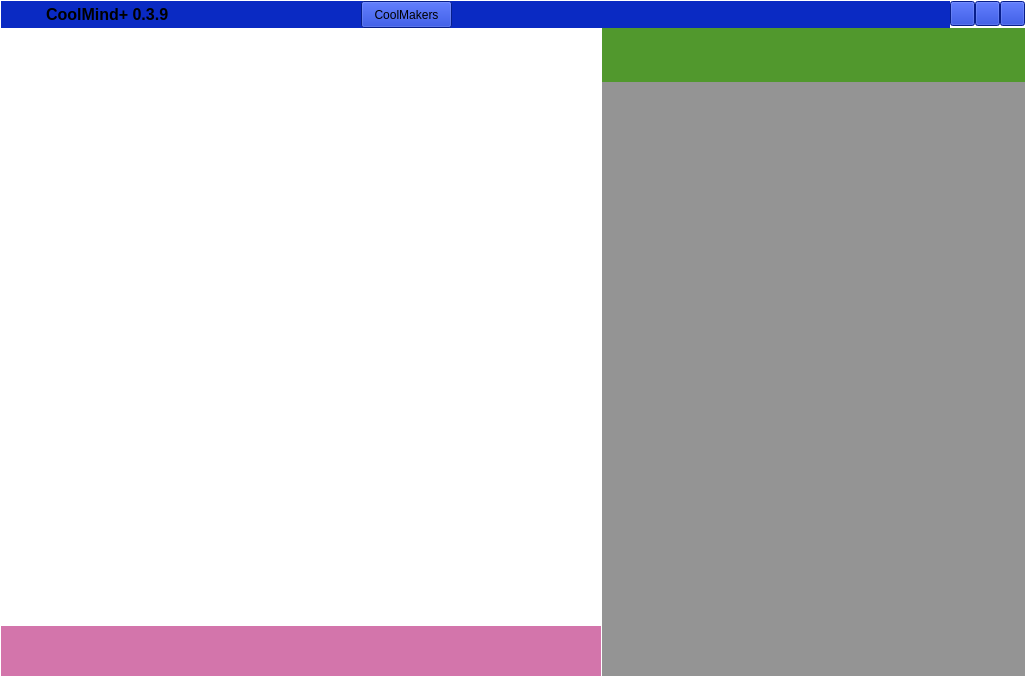
<?xml version="1.0" encoding="UTF-8"?>
<ui version="4.0">
 <class>WidgetMain</class>
 <widget class="QWidget" name="WidgetMain">
  <property name="geometry">
   <rect>
    <x>0</x>
    <y>0</y>
    <width>1026</width>
    <height>677</height>
   </rect>
  </property>
  <property name="minimumSize">
   <size>
    <width>1026</width>
    <height>675</height>
   </size>
  </property>
  <property name="windowTitle">
   <string>Form</string>
  </property>
  <property name="styleSheet">
   <string notr="true">QWidget#WidgetMain
{
	background-color: rgba(10, 42, 195, 0);
}</string>
  </property>
  <layout class="QGridLayout" name="gridLayout_15">
   <property name="leftMargin">
    <number>1</number>
   </property>
   <property name="topMargin">
    <number>1</number>
   </property>
   <property name="rightMargin">
    <number>1</number>
   </property>
   <property name="bottomMargin">
    <number>1</number>
   </property>
   <property name="spacing">
    <number>0</number>
   </property>
   <item row="1" column="0">
    <widget class="QWidget" name="widgetMain" native="true">
     <property name="minimumSize">
      <size>
       <width>1024</width>
       <height>648</height>
      </size>
     </property>
     <layout class="QGridLayout" name="gridLayout_5">
      <property name="leftMargin">
       <number>0</number>
      </property>
      <property name="topMargin">
       <number>0</number>
      </property>
      <property name="rightMargin">
       <number>0</number>
      </property>
      <property name="bottomMargin">
       <number>0</number>
      </property>
      <property name="spacing">
       <number>0</number>
      </property>
      <item row="0" column="0">
       <widget class="QSplitter" name="splitter">
        <property name="sizePolicy">
         <sizepolicy hsizetype="Expanding" vsizetype="Preferred">
          <horstretch>0</horstretch>
          <verstretch>0</verstretch>
         </sizepolicy>
        </property>
        <property name="styleSheet">
         <string notr="true"/>
        </property>
        <property name="frameShadow">
         <enum>QFrame::Plain</enum>
        </property>
        <property name="lineWidth">
         <number>0</number>
        </property>
        <property name="orientation">
         <enum>Qt::Horizontal</enum>
        </property>
        <property name="handleWidth">
         <number>1</number>
        </property>
        <widget class="QWidget" name="widgetLeft" native="true">
         <property name="minimumSize">
          <size>
           <width>0</width>
           <height>648</height>
          </size>
         </property>
         <property name="maximumSize">
          <size>
           <width>600</width>
           <height>16777215</height>
          </size>
         </property>
         <property name="styleSheet">
          <string notr="true">QWidget#widgetLeft
{
	background-color: rgb(255, 255, 255);
}
</string>
         </property>
         <layout class="QGridLayout" name="gridLayout">
          <property name="leftMargin">
           <number>0</number>
          </property>
          <property name="topMargin">
           <number>0</number>
          </property>
          <property name="rightMargin">
           <number>0</number>
          </property>
          <property name="bottomMargin">
           <number>0</number>
          </property>
          <property name="spacing">
           <number>0</number>
          </property>
          <item row="0" column="0">
           <widget class="QWidget" name="widget_2" native="true">
            <layout class="QGridLayout" name="gridLayout_4">
             <property name="leftMargin">
              <number>0</number>
             </property>
             <property name="topMargin">
              <number>0</number>
             </property>
             <property name="rightMargin">
              <number>0</number>
             </property>
             <property name="bottomMargin">
              <number>0</number>
             </property>
             <property name="spacing">
              <number>0</number>
             </property>
             <item row="0" column="0">
              <widget class="QStackedWidget" name="stackedWidget">
               <property name="currentIndex">
                <number>0</number>
               </property>
               <widget class="QWidget" name="page_2">
                <layout class="QGridLayout" name="gridLayout_10">
                 <property name="leftMargin">
                  <number>0</number>
                 </property>
                 <property name="topMargin">
                  <number>0</number>
                 </property>
                 <property name="rightMargin">
                  <number>0</number>
                 </property>
                 <property name="bottomMargin">
                  <number>0</number>
                 </property>
                 <property name="spacing">
                  <number>0</number>
                 </property>
                 <item row="0" column="0">
                  <widget class="QWidget" name="widgetBeginner" native="true">
                   <property name="styleSheet">
                    <string notr="true">QListView::item
{
	background-color: rgb(255, 255, 255);
}
QListView::item::hover
{
	background-color: rgb(214, 255, 177);
}
</string>
                   </property>
                   <layout class="QGridLayout" name="gridLayout_12">
                    <property name="leftMargin">
                     <number>0</number>
                    </property>
                    <property name="topMargin">
                     <number>1</number>
                    </property>
                    <property name="rightMargin">
                     <number>0</number>
                    </property>
                    <property name="bottomMargin">
                     <number>0</number>
                    </property>
                    <property name="horizontalSpacing">
                     <number>6</number>
                    </property>
                    <property name="verticalSpacing">
                     <number>0</number>
                    </property>
                    <item row="0" column="0">
                     <widget class="ListWidget" name="listWidgetBeginner1">
                      <property name="sizePolicy">
                       <sizepolicy hsizetype="Expanding" vsizetype="Expanding">
                        <horstretch>1</horstretch>
                        <verstretch>1</verstretch>
                       </sizepolicy>
                      </property>
                      <property name="minimumSize">
                       <size>
                        <width>0</width>
                        <height>300</height>
                       </size>
                      </property>
                      <property name="focusPolicy">
                       <enum>Qt::NoFocus</enum>
                      </property>
                      <property name="styleSheet">
                       <string notr="true"/>
                      </property>
                      <property name="frameShape">
                       <enum>QFrame::NoFrame</enum>
                      </property>
                      <property name="frameShadow">
                       <enum>QFrame::Plain</enum>
                      </property>
                      <property name="lineWidth">
                       <number>0</number>
                      </property>
                      <property name="spacing">
                       <number>6</number>
                      </property>
                     </widget>
                    </item>
                    <item row="1" column="0">
                     <widget class="QLabel" name="labelSplit">
                      <property name="minimumSize">
                       <size>
                        <width>0</width>
                        <height>1</height>
                       </size>
                      </property>
                      <property name="maximumSize">
                       <size>
                        <width>16777215</width>
                        <height>1</height>
                       </size>
                      </property>
                      <property name="styleSheet">
                       <string notr="true">background-image: url(:/resource/images/BeginnerToolbar/BeginnerToolbar_SplitLine.png);</string>
                      </property>
                      <property name="text">
                       <string/>
                      </property>
                     </widget>
                    </item>
                    <item row="2" column="0">
                     <widget class="ListWidget" name="listWidgetBeginner2">
                      <property name="focusPolicy">
                       <enum>Qt::NoFocus</enum>
                      </property>
                      <property name="styleSheet">
                       <string notr="true"/>
                      </property>
                      <property name="frameShape">
                       <enum>QFrame::NoFrame</enum>
                      </property>
                      <property name="frameShadow">
                       <enum>QFrame::Plain</enum>
                      </property>
                      <property name="lineWidth">
                       <number>0</number>
                      </property>
                      <property name="spacing">
                       <number>6</number>
                      </property>
                     </widget>
                    </item>
                   </layout>
                  </widget>
                 </item>
                </layout>
               </widget>
               <widget class="QWidget" name="page">
                <layout class="QGridLayout" name="gridLayout_9">
                 <property name="leftMargin">
                  <number>0</number>
                 </property>
                 <property name="topMargin">
                  <number>0</number>
                 </property>
                 <property name="rightMargin">
                  <number>0</number>
                 </property>
                 <property name="bottomMargin">
                  <number>0</number>
                 </property>
                 <property name="spacing">
                  <number>0</number>
                 </property>
                 <item row="0" column="0">
                  <widget class="QWidget" name="widgetAdvanced" native="true">
                   <layout class="QGridLayout" name="gridLayout_11">
                    <property name="leftMargin">
                     <number>0</number>
                    </property>
                    <property name="topMargin">
                     <number>0</number>
                    </property>
                    <property name="rightMargin">
                     <number>0</number>
                    </property>
                    <property name="bottomMargin">
                     <number>0</number>
                    </property>
                    <property name="spacing">
                     <number>0</number>
                    </property>
                    <item row="0" column="0">
                     <widget class="QSplitter" name="splitter_4">
                      <property name="lineWidth">
                       <number>0</number>
                      </property>
                      <property name="orientation">
                       <enum>Qt::Vertical</enum>
                      </property>
                      <property name="handleWidth">
                       <number>1</number>
                      </property>
                      <widget class="QWidget" name="widgetListWidget" native="true">
                       <property name="styleSheet">
                        <string notr="true">QWidget#widgetListWidget
{
	background-color: rgb(255, 255, 255);
}</string>
                       </property>
                       <layout class="QGridLayout" name="gridLayout_6">
                        <property name="leftMargin">
                         <number>0</number>
                        </property>
                        <property name="topMargin">
                         <number>0</number>
                        </property>
                        <property name="rightMargin">
                         <number>0</number>
                        </property>
                        <property name="bottomMargin">
                         <number>0</number>
                        </property>
                        <property name="spacing">
                         <number>0</number>
                        </property>
                        <item row="0" column="0">
                         <widget class="QSplitter" name="splitter_2">
                          <property name="frameShadow">
                           <enum>QFrame::Sunken</enum>
                          </property>
                          <property name="lineWidth">
                           <number>0</number>
                          </property>
                          <property name="orientation">
                           <enum>Qt::Horizontal</enum>
                          </property>
                          <property name="handleWidth">
                           <number>1</number>
                          </property>
                          <widget class="QWidget" name="widget_5" native="true">
                           <layout class="QGridLayout" name="gridLayout_7">
                            <property name="leftMargin">
                             <number>0</number>
                            </property>
                            <property name="topMargin">
                             <number>21</number>
                            </property>
                            <property name="rightMargin">
                             <number>0</number>
                            </property>
                            <property name="bottomMargin">
                             <number>0</number>
                            </property>
                            <property name="spacing">
                             <number>0</number>
                            </property>
                            <item row="0" column="0">
                             <widget class="QTreeWidget" name="treeWidget">
                              <property name="focusPolicy">
                               <enum>Qt::NoFocus</enum>
                              </property>
                              <property name="styleSheet">
                               <string notr="true">QTreeView::item
{
	font: 11px &quot;arial&quot;;
	color: rgb(127, 127, 127);
}
QTreeView::item::hover
{
	font: 11px &quot;arial&quot;;
	background-color: rgb(0, 0, 0);
	color: rgb(255, 255, 255);
}
QTreeView::item::selected
{
	font: 11px &quot;arial&quot;;
	background-color: rgb(0, 0, 0);
	color: rgb(255, 255, 255);
}</string>
                              </property>
                              <property name="frameShape">
                               <enum>QFrame::NoFrame</enum>
                              </property>
                              <property name="frameShadow">
                               <enum>QFrame::Sunken</enum>
                              </property>
                              <property name="lineWidth">
                               <number>0</number>
                              </property>
                              <property name="verticalScrollBarPolicy">
                               <enum>Qt::ScrollBarAlwaysOff</enum>
                              </property>
                              <property name="horizontalScrollBarPolicy">
                               <enum>Qt::ScrollBarAlwaysOff</enum>
                              </property>
                              <property name="editTriggers">
                               <set>QAbstractItemView::NoEditTriggers</set>
                              </property>
                              <attribute name="headerVisible">
                               <bool>false</bool>
                              </attribute>
                              <column>
                               <property name="text">
                                <string notr="true"/>
                               </property>
                              </column>
                             </widget>
                            </item>
                           </layout>
                          </widget>
                          <widget class="QWidget" name="widgetBlockType" native="true">
                           <property name="minimumSize">
                            <size>
                             <width>100</width>
                             <height>0</height>
                            </size>
                           </property>
                           <layout class="QGridLayout" name="gridLayout_8">
                            <property name="leftMargin">
                             <number>0</number>
                            </property>
                            <property name="topMargin">
                             <number>0</number>
                            </property>
                            <property name="rightMargin">
                             <number>0</number>
                            </property>
                            <property name="bottomMargin">
                             <number>0</number>
                            </property>
                            <property name="spacing">
                             <number>0</number>
                            </property>
                            <item row="0" column="0">
                             <widget class="QWidget" name="widgetpward" native="true">
                              <property name="minimumSize">
                               <size>
                                <width>0</width>
                                <height>21</height>
                               </size>
                              </property>
                              <property name="maximumSize">
                               <size>
                                <width>16777215</width>
                                <height>21</height>
                               </size>
                              </property>
                              <property name="styleSheet">
                               <string notr="true">background-color: rgb(233, 233, 233);</string>
                              </property>
                              <layout class="QGridLayout" name="gridLayout_13">
                               <property name="leftMargin">
                                <number>0</number>
                               </property>
                               <property name="topMargin">
                                <number>0</number>
                               </property>
                               <property name="rightMargin">
                                <number>0</number>
                               </property>
                               <property name="bottomMargin">
                                <number>0</number>
                               </property>
                               <property name="spacing">
                                <number>0</number>
                               </property>
                               <item row="0" column="0">
                                <widget class="QPushButton" name="pushButtonUpward">
                                 <property name="minimumSize">
                                  <size>
                                   <width>0</width>
                                   <height>12</height>
                                  </size>
                                 </property>
                                 <property name="maximumSize">
                                  <size>
                                   <width>3000</width>
                                   <height>12</height>
                                  </size>
                                 </property>
                                 <property name="styleSheet">
                                  <string notr="true">image: url(:/resource/images/common/roll_up.png);
border:none</string>
                                 </property>
                                 <property name="text">
                                  <string/>
                                 </property>
                                </widget>
                               </item>
                              </layout>
                             </widget>
                            </item>
                            <item row="1" column="0">
                             <widget class="QStackedWidget" name="stackedWidgetBlockType">
                              <property name="styleSheet">
                               <string notr="true">QListView::item
{
	font: 5px;
	color: rgb(127, 127, 127);
}
QListView::item::hover
{
	font: 11px &quot;arial&quot;;
	color: rgb(255, 255, 255);
	background-color: rgb(0,0,0);
}
QListView::item::selected
{
	font: 11px &quot;arial&quot;;
	color: rgb(255, 255, 255);
	background-color: rgb(0,0,0);
}
QListView
{
	background-color: rgb(233, 233, 233);
}
QStackedWidget
{
    background-color: rgb(233, 233, 233);
}
QListView {
    show-decoration-selected: 1; /* make the selection span the entire width of the view */
}</string>
                              </property>
                              <widget class="QWidget" name="page_3"/>
                              <widget class="QWidget" name="page_4"/>
                             </widget>
                            </item>
                            <item row="2" column="0">
                             <widget class="QWidget" name="widget_8" native="true">
                              <property name="minimumSize">
                               <size>
                                <width>0</width>
                                <height>21</height>
                               </size>
                              </property>
                              <property name="maximumSize">
                               <size>
                                <width>16777215</width>
                                <height>21</height>
                               </size>
                              </property>
                              <property name="styleSheet">
                               <string notr="true">background-color: rgb(233, 233, 233);</string>
                              </property>
                              <layout class="QGridLayout" name="gridLayout_14">
                               <property name="leftMargin">
                                <number>0</number>
                               </property>
                               <property name="topMargin">
                                <number>0</number>
                               </property>
                               <property name="rightMargin">
                                <number>0</number>
                               </property>
                               <property name="bottomMargin">
                                <number>0</number>
                               </property>
                               <property name="spacing">
                                <number>0</number>
                               </property>
                               <item row="0" column="0">
                                <widget class="QPushButton" name="pushButtonDownward">
                                 <property name="minimumSize">
                                  <size>
                                   <width>0</width>
                                   <height>12</height>
                                  </size>
                                 </property>
                                 <property name="maximumSize">
                                  <size>
                                   <width>3000</width>
                                   <height>12</height>
                                  </size>
                                 </property>
                                 <property name="styleSheet">
                                  <string notr="true">image: url(:/resource/images/common/roll_down.png);
border:none</string>
                                 </property>
                                 <property name="text">
                                  <string/>
                                 </property>
                                </widget>
                               </item>
                              </layout>
                             </widget>
                            </item>
                           </layout>
                          </widget>
                         </widget>
                        </item>
                       </layout>
                      </widget>
                      <widget class="QTextEdit" name="textEditIntroduce">
                       <property name="styleSheet">
                        <string notr="true">background-color: rgb(233, 233, 233);</string>
                       </property>
                       <property name="frameShape">
                        <enum>QFrame::NoFrame</enum>
                       </property>
                       <property name="frameShadow">
                        <enum>QFrame::Sunken</enum>
                       </property>
                       <property name="lineWidth">
                        <number>0</number>
                       </property>
                       <property name="readOnly">
                        <bool>true</bool>
                       </property>
                       <property name="html">
                        <string>&lt;!DOCTYPE HTML PUBLIC &quot;-//W3C//DTD HTML 4.0//EN&quot; &quot;http://www.w3.org/TR/REC-html40/strict.dtd&quot;&gt;
&lt;html&gt;&lt;head&gt;&lt;meta name=&quot;qrichtext&quot; content=&quot;1&quot; /&gt;&lt;style type=&quot;text/css&quot;&gt;
p, li { white-space: pre-wrap; }
&lt;/style&gt;&lt;/head&gt;&lt;body style=&quot; font-family:'MS Shell Dlg 2'; font-size:8.25pt; font-weight:400; font-style:normal;&quot;&gt;
&lt;p style=&quot;-qt-paragraph-type:empty; margin-top:0px; margin-bottom:0px; margin-left:0px; margin-right:0px; -qt-block-indent:0; text-indent:0px; font-family:'SimSun'; font-size:9pt;&quot;&gt;&lt;br /&gt;&lt;/p&gt;&lt;/body&gt;&lt;/html&gt;</string>
                       </property>
                      </widget>
                     </widget>
                    </item>
                   </layout>
                  </widget>
                 </item>
                </layout>
               </widget>
              </widget>
             </item>
            </layout>
           </widget>
          </item>
          <item row="1" column="0">
           <widget class="QWidget" name="widgetMenu" native="true">
            <property name="minimumSize">
             <size>
              <width>0</width>
              <height>50</height>
             </size>
            </property>
            <property name="maximumSize">
             <size>
              <width>16777215</width>
              <height>50</height>
             </size>
            </property>
            <property name="styleSheet">
             <string notr="true">background-color: rgb(211, 117, 171);</string>
            </property>
            <layout class="QGridLayout" name="gridLayout_3">
             <property name="leftMargin">
              <number>13</number>
             </property>
             <property name="topMargin">
              <number>0</number>
             </property>
             <property name="rightMargin">
              <number>0</number>
             </property>
             <property name="bottomMargin">
              <number>0</number>
             </property>
             <property name="spacing">
              <number>0</number>
             </property>
             <item row="0" column="0">
              <widget class="QListWidget" name="listWidgetMenu">
               <property name="focusPolicy">
                <enum>Qt::TabFocus</enum>
               </property>
               <property name="frameShape">
                <enum>QFrame::NoFrame</enum>
               </property>
               <property name="frameShadow">
                <enum>QFrame::Plain</enum>
               </property>
               <property name="lineWidth">
                <number>0</number>
               </property>
               <property name="verticalScrollBarPolicy">
                <enum>Qt::ScrollBarAlwaysOff</enum>
               </property>
               <property name="horizontalScrollBarPolicy">
                <enum>Qt::ScrollBarAlwaysOff</enum>
               </property>
               <property name="iconSize">
                <size>
                 <width>38</width>
                 <height>38</height>
                </size>
               </property>
               <property name="flow">
                <enum>QListView::LeftToRight</enum>
               </property>
               <property name="spacing">
                <number>1</number>
               </property>
               <property name="viewMode">
                <enum>QListView::ListMode</enum>
               </property>
              </widget>
             </item>
            </layout>
           </widget>
          </item>
         </layout>
        </widget>
        <widget class="WidgetBackgroundRight" name="widgetRight" native="true">
         <property name="minimumSize">
          <size>
           <width>0</width>
           <height>648</height>
          </size>
         </property>
         <property name="styleSheet">
          <string notr="true">QWidget#widgetRight
{
	background-color: rgba(255, 255, 255, 0);
}</string>
         </property>
         <layout class="QGridLayout" name="gridLayout_2">
          <property name="leftMargin">
           <number>0</number>
          </property>
          <property name="topMargin">
           <number>0</number>
          </property>
          <property name="rightMargin">
           <number>0</number>
          </property>
          <property name="bottomMargin">
           <number>0</number>
          </property>
          <property name="spacing">
           <number>0</number>
          </property>
          <item row="0" column="0">
           <widget class="QWidget" name="widgetOption" native="true">
            <property name="minimumSize">
             <size>
              <width>0</width>
              <height>54</height>
             </size>
            </property>
            <property name="maximumSize">
             <size>
              <width>16777215</width>
              <height>54</height>
             </size>
            </property>
            <property name="styleSheet">
             <string notr="true">background-color: rgb(81, 152, 45);</string>
            </property>
           </widget>
          </item>
          <item row="1" column="0">
           <widget class="WidgetShowScene" name="widgetShowScene" native="true">
            <property name="minimumSize">
             <size>
              <width>0</width>
              <height>0</height>
             </size>
            </property>
            <property name="palette">
             <palette>
              <active>
               <colorrole role="Button">
                <brush brushstyle="SolidPattern">
                 <color alpha="255">
                  <red>148</red>
                  <green>148</green>
                  <blue>148</blue>
                 </color>
                </brush>
               </colorrole>
               <colorrole role="Base">
                <brush brushstyle="SolidPattern">
                 <color alpha="255">
                  <red>148</red>
                  <green>148</green>
                  <blue>148</blue>
                 </color>
                </brush>
               </colorrole>
               <colorrole role="Window">
                <brush brushstyle="SolidPattern">
                 <color alpha="255">
                  <red>148</red>
                  <green>148</green>
                  <blue>148</blue>
                 </color>
                </brush>
               </colorrole>
              </active>
              <inactive>
               <colorrole role="Button">
                <brush brushstyle="SolidPattern">
                 <color alpha="255">
                  <red>148</red>
                  <green>148</green>
                  <blue>148</blue>
                 </color>
                </brush>
               </colorrole>
               <colorrole role="Base">
                <brush brushstyle="SolidPattern">
                 <color alpha="255">
                  <red>148</red>
                  <green>148</green>
                  <blue>148</blue>
                 </color>
                </brush>
               </colorrole>
               <colorrole role="Window">
                <brush brushstyle="SolidPattern">
                 <color alpha="255">
                  <red>148</red>
                  <green>148</green>
                  <blue>148</blue>
                 </color>
                </brush>
               </colorrole>
              </inactive>
              <disabled>
               <colorrole role="Button">
                <brush brushstyle="SolidPattern">
                 <color alpha="255">
                  <red>148</red>
                  <green>148</green>
                  <blue>148</blue>
                 </color>
                </brush>
               </colorrole>
               <colorrole role="Base">
                <brush brushstyle="SolidPattern">
                 <color alpha="255">
                  <red>148</red>
                  <green>148</green>
                  <blue>148</blue>
                 </color>
                </brush>
               </colorrole>
               <colorrole role="Window">
                <brush brushstyle="SolidPattern">
                 <color alpha="255">
                  <red>148</red>
                  <green>148</green>
                  <blue>148</blue>
                 </color>
                </brush>
               </colorrole>
              </disabled>
             </palette>
            </property>
            <property name="styleSheet">
             <string notr="true">QWidget#widgetShowScene
{
	background-color: rgb(148, 148, 148);
}
QGraphicsView
{
	background-color: rgb(148, 148, 148);
}</string>
            </property>
           </widget>
          </item>
         </layout>
        </widget>
       </widget>
      </item>
     </layout>
    </widget>
   </item>
   <item row="0" column="0">
    <widget class="QWidget" name="widgetTitle" native="true">
     <property name="minimumSize">
      <size>
       <width>1024</width>
       <height>27</height>
      </size>
     </property>
     <property name="maximumSize">
      <size>
       <width>16777215</width>
       <height>27</height>
      </size>
     </property>
     <property name="styleSheet">
      <string notr="true"/>
     </property>
     <layout class="QHBoxLayout" name="horizontalLayout">
      <property name="spacing">
       <number>0</number>
      </property>
      <property name="leftMargin">
       <number>0</number>
      </property>
      <property name="topMargin">
       <number>0</number>
      </property>
      <property name="rightMargin">
       <number>0</number>
      </property>
      <property name="bottomMargin">
       <number>0</number>
      </property>
      <item>
       <widget class="QWidget" name="widgetMove" native="true">
        <property name="minimumSize">
         <size>
          <width>0</width>
          <height>27</height>
         </size>
        </property>
        <property name="maximumSize">
         <size>
          <width>16777215</width>
          <height>27</height>
         </size>
        </property>
        <property name="autoFillBackground">
         <bool>false</bool>
        </property>
        <property name="styleSheet">
         <string notr="true">background-color: rgb(10, 42, 195);</string>
        </property>
        <widget class="QPushButton" name="pushButtonInfor">
         <property name="geometry">
          <rect>
           <x>360</x>
           <y>0</y>
           <width>91</width>
           <height>27</height>
          </rect>
         </property>
         <property name="styleSheet">
          <string notr="true">background-color: rgb(10, 42, 195);</string>
         </property>
         <property name="text">
          <string>CoolMakers</string>
         </property>
        </widget>
        <widget class="LoginInforWidget" name="widgetLoginInfor" native="true">
         <property name="geometry">
          <rect>
           <x>710</x>
           <y>0</y>
           <width>111</width>
           <height>27</height>
          </rect>
         </property>
         <property name="minimumSize">
          <size>
           <width>111</width>
           <height>27</height>
          </size>
         </property>
         <property name="styleSheet">
          <string notr="true">	font: 9pt &quot;Microsoft YaHei UI&quot;;
</string>
         </property>
        </widget>
        <widget class="QLabel" name="labelLogo">
         <property name="geometry">
          <rect>
           <x>0</x>
           <y>0</y>
           <width>31</width>
           <height>31</height>
          </rect>
         </property>
         <property name="styleSheet">
          <string notr="true">QWidget#labelLogo
{
	border-image: url(:/resource/images/title/Title.png);
}</string>
         </property>
         <property name="text">
          <string/>
         </property>
        </widget>
        <widget class="QLabel" name="label">
         <property name="geometry">
          <rect>
           <x>45</x>
           <y>3</y>
           <width>141</width>
           <height>20</height>
          </rect>
         </property>
         <property name="font">
          <font>
           <pointsize>12</pointsize>
           <weight>75</weight>
           <bold>true</bold>
          </font>
         </property>
         <property name="text">
          <string>CoolMind+ 0.3.9</string>
         </property>
        </widget>
       </widget>
      </item>
      <item>
       <widget class="QWidget" name="widgetRightTop" native="true">
        <property name="minimumSize">
         <size>
          <width>75</width>
          <height>27</height>
         </size>
        </property>
        <property name="maximumSize">
         <size>
          <width>75</width>
          <height>31</height>
         </size>
        </property>
        <property name="styleSheet">
         <string notr="true"/>
        </property>
        <widget class="QPushButton" name="pushButtonMinSize">
         <property name="geometry">
          <rect>
           <x>0</x>
           <y>0</y>
           <width>25</width>
           <height>25</height>
          </rect>
         </property>
         <property name="styleSheet">
          <string notr="true">QPushButton
{
	border-image: url(:/resource/images/title/Title_minimize.png);
	border-color: rgb(10, 42, 195);
	background-color: rgb(10, 42, 195);
}

QPushButton:hover
{
	border-image: url(:/resource/images/title/Title_minimize_OVER.png);
	border-color: rgb(10, 42, 195);
	background-color: rgb(10, 42, 195);
}

QPushButton:pressed
{
	border-image: url(:/resource/images/title/Title_minimize.png);
	border-color: rgb(10, 42, 195);
	background-color: rgb(10, 42, 195);
}</string>
         </property>
         <property name="text">
          <string/>
         </property>
        </widget>
        <widget class="QPushButton" name="pushButtonMaxSize">
         <property name="geometry">
          <rect>
           <x>25</x>
           <y>0</y>
           <width>25</width>
           <height>25</height>
          </rect>
         </property>
         <property name="styleSheet">
          <string notr="true">QPushButton
{
	border-image: url(:/resource/images/title/Title_maximize.png);
	border-color: rgb(10, 42, 195);
	background-color: rgb(10, 42, 195);
}

QPushButton:hover
{
	border-image: url(:/resource/images/title/Title_maximize_OVER.png);
	border-color: rgb(10, 42, 195);
	background-color: rgb(10, 42, 195);
}

QPushButton:pressed
{
	border-image: url(:/resource/images/title/Title_maximize.png);
	border-color: rgb(10, 42, 195);
	background-color: rgb(10, 42, 195);
}</string>
         </property>
         <property name="text">
          <string/>
         </property>
        </widget>
        <widget class="QPushButton" name="pushButtonClose">
         <property name="geometry">
          <rect>
           <x>50</x>
           <y>0</y>
           <width>25</width>
           <height>25</height>
          </rect>
         </property>
         <property name="styleSheet">
          <string notr="true">QPushButton
{
	border-image: url(:/resource/images/title/Title_close.png);
	border-color: rgb(10, 42, 195);
	background-color: rgb(10, 42, 195);
}

QPushButton:hover
{
	border-image: url(:/resource/images/title/Title_close_OVER.png);
	border-color: rgb(10, 42, 195);
	background-color: rgb(10, 42, 195);
}

QPushButton:pressed
{
	border-image: url(:/resource/images/title/Title_close.png);
	border-color: rgb(10, 42, 195);
	background-color: rgb(10, 42, 195);
}</string>
         </property>
         <property name="text">
          <string/>
         </property>
        </widget>
       </widget>
      </item>
     </layout>
     <zorder>widgetRightTop</zorder>
     <zorder>widgetMove</zorder>
    </widget>
   </item>
  </layout>
 </widget>
 <customwidgets>
  <customwidget>
   <class>WidgetShowScene</class>
   <extends>QWidget</extends>
   <header>WidgetShowScene.h</header>
   <container>1</container>
  </customwidget>
  <customwidget>
   <class>WidgetBackgroundRight</class>
   <extends>QWidget</extends>
   <header>WidgetBackgroundRight.h</header>
   <container>1</container>
  </customwidget>
  <customwidget>
   <class>LoginInforWidget</class>
   <extends>QWidget</extends>
   <header>logininforwidget.h</header>
  </customwidget>
  <customwidget>
   <class>ListWidget</class>
   <extends>QListWidget</extends>
   <header>ListWidget.h</header>
  </customwidget>
 </customwidgets>
 <resources/>
 <connections/>
</ui>
